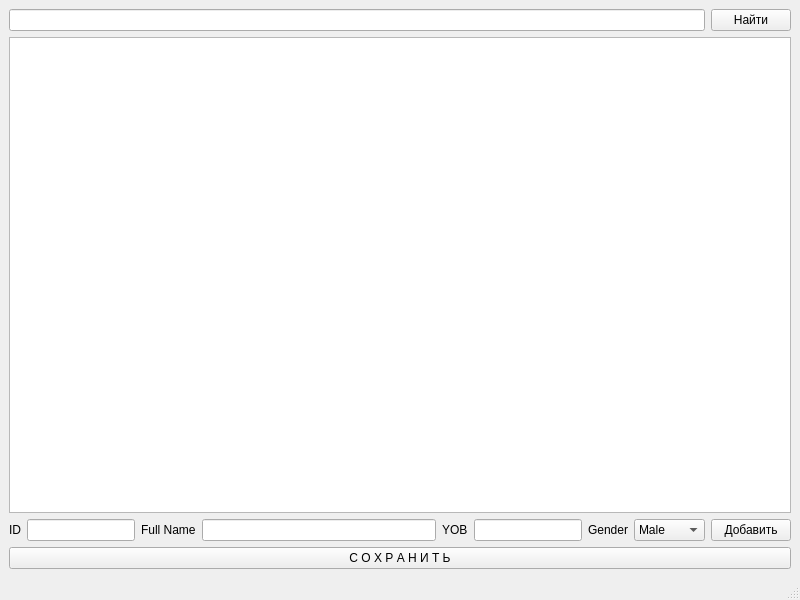
<?xml version="1.0" encoding="UTF-8"?>
<ui version="4.0">
 <class>MainWindow</class>
 <widget class="QMainWindow" name="MainWindow">
  <property name="geometry">
   <rect>
    <x>0</x>
    <y>0</y>
    <width>800</width>
    <height>600</height>
   </rect>
  </property>
  <property name="windowTitle">
   <string>MainWindow</string>
  </property>
  <widget class="QWidget" name="centralwidget">
   <layout class="QVBoxLayout" name="verticalLayout">
    <item>
     <layout class="QHBoxLayout" name="horizontalLayout">
      <item>
       <widget class="QLineEdit" name="editSearch"/>
      </item>
      <item>
       <widget class="QPushButton" name="buttonFind">
        <property name="text">
         <string>Найти</string>
        </property>
       </widget>
      </item>
     </layout>
    </item>
    <item>
     <widget class="QTextEdit" name="textBrowser"/>
    </item>
    <item>
     <layout class="QHBoxLayout" name="putForm" stretch="0,0,0,1,0,0,0,0,0">
      <item>
       <widget class="QLabel" name="idLabel">
        <property name="text">
         <string>ID</string>
        </property>
       </widget>
      </item>
      <item>
       <widget class="QLineEdit" name="putID"/>
      </item>
      <item>
       <widget class="QLabel" name="nameLabel">
        <property name="text">
         <string>Full Name</string>
        </property>
       </widget>
      </item>
      <item>
       <widget class="QLineEdit" name="putName"/>
      </item>
      <item>
       <widget class="QLabel" name="label">
        <property name="text">
         <string>YOB</string>
        </property>
       </widget>
      </item>
      <item>
       <widget class="QLineEdit" name="putYear"/>
      </item>
      <item>
       <widget class="QLabel" name="label_2">
        <property name="text">
         <string>Gender</string>
        </property>
       </widget>
      </item>
      <item>
       <widget class="QComboBox" name="genderBox">
        <item>
         <property name="text">
          <string>Male</string>
         </property>
        </item>
        <item>
         <property name="text">
          <string>Female</string>
         </property>
        </item>
       </widget>
      </item>
      <item>
       <widget class="QPushButton" name="putBut">
        <property name="text">
         <string>Добавить</string>
        </property>
       </widget>
      </item>
     </layout>
    </item>
    <item>
     <widget class="QPushButton" name="saveBut">
      <property name="text">
       <string>С О Х Р А Н И Т Ь</string>
      </property>
     </widget>
    </item>
   </layout>
  </widget>
  <widget class="QMenuBar" name="menubar">
   <property name="geometry">
    <rect>
     <x>0</x>
     <y>0</y>
     <width>800</width>
     <height>21</height>
    </rect>
   </property>
  </widget>
  <widget class="QStatusBar" name="statusbar"/>
 </widget>
 <resources/>
 <connections>
  <connection>
   <sender>putBut</sender>
   <signal>clicked()</signal>
   <receiver>MainWindow</receiver>
   <slot>addEmployee()</slot>
   <hints>
    <hint type="sourcelabel">
     <x>767</x>
     <y>523</y>
    </hint>
    <hint type="destinationlabel">
     <x>625</x>
     <y>511</y>
    </hint>
   </hints>
  </connection>
  <connection>
   <sender>buttonFind</sender>
   <signal>clicked()</signal>
   <receiver>MainWindow</receiver>
   <slot>findEmployee()</slot>
   <hints>
    <hint type="sourcelabel">
     <x>740</x>
     <y>38</y>
    </hint>
    <hint type="destinationlabel">
     <x>639</x>
     <y>59</y>
    </hint>
   </hints>
  </connection>
  <connection>
   <sender>saveBut</sender>
   <signal>clicked()</signal>
   <receiver>MainWindow</receiver>
   <slot>saveFile()</slot>
   <hints>
    <hint type="sourcelabel">
     <x>403</x>
     <y>555</y>
    </hint>
    <hint type="destinationlabel">
     <x>189</x>
     <y>510</y>
    </hint>
   </hints>
  </connection>
 </connections>
 <slots>
  <slot>findEmployee()</slot>
  <slot>addEmployee()</slot>
  <slot>saveFile()</slot>
 </slots>
</ui>
